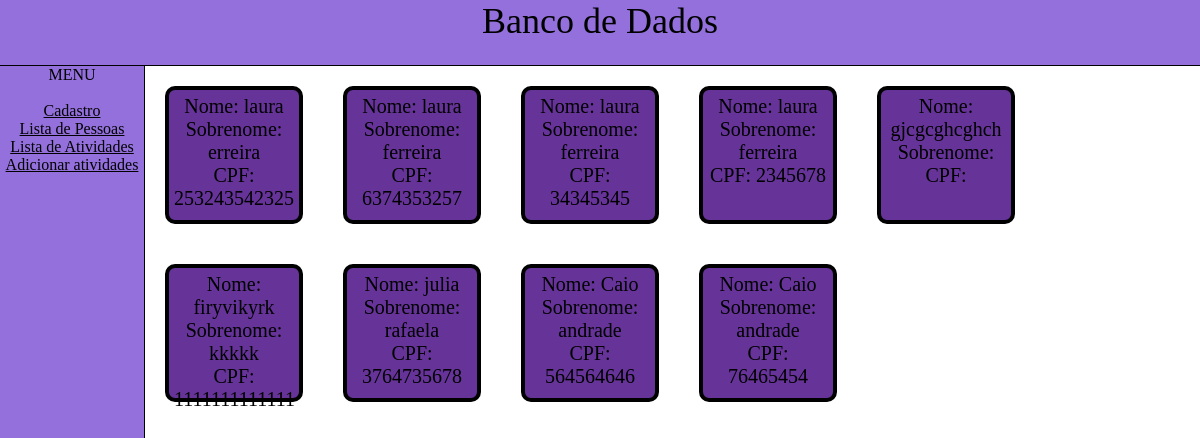
The page /pessoas on the database its author committed.
### models.py (models this page shows, shortened)
class Pessoa(Base):
    __tablename__ = 'pessoa'
    id = Column(Integer, primary_key=True)  #chave primaria (unico) integer = tipo de dado
    nome = Column(String(40), nullable=False, index=True)  #nullable tem que obrigatoriamente preencher o espaço
    sobrenome = Column(String(40), nullable=False, index=True)  # index pesquisa
    cpf = Column(String(11), nullable=False, index=True, unique=True)  # string o tamanho dele
    def serialize_pessoa(self):
        dados_user = {
            "id_user": self.id,
            "nome": self.nome,
            "sobrenome": self.sobrenome,
            "cpf": self.cpf
        }
        return dados_user

### app.py (the view)
@app.route('/pessoas')
def pessoas():
    sql_pessoas = select(Pessoa)
    resultado_pessoas = db_session.execute(sql_pessoas).scalars().all()
    lista_pessoas = []
    for n in resultado_pessoas:
        lista_pessoas.append(n.serialize_pessoa())
        print(lista_pessoas[-1])
    return render_template("lista_pessoas.html",
                           lista_de_pessoas=lista_pessoas)

### templates/lista_pessoas.html
{% extends 'base.html' %}
{% block conteudo %}
        {% for item in lista_de_pessoas %}
            <div class="p1">
                <p>Nome: {{item.nome}}<br>
                Sobrenome: {{item.sobrenome}}<br>
                CPF: {{item.cpf}}</p>
            </div>
        {% endfor%}
{% endblock conteudo %}

### templates/base.html (shortened to what this page needs)
<!DOCTYPE html>
<html lang="pt-BR">
<head>
    <Link rel="stylesheet" href="/static/estrutura.css">
</head>
<body>
<div class="container">
    <header>
        <p>Banco de Dados</p>
    </header>
    <nav>
        <p>MENU</p>
        <br>
        <ul>
            <li><a href="{{ url_for('nova_pessoa') }}">Cadastro</a></li>
            <li><a href="{{ url_for('pessoas') }}">Lista de Pessoas</a></li>
            <li><a href="{{ url_for('lista_atividades') }}">Lista de Atividades</a></li>
            <li><a href="{{ url_for('nova_atividade') }}">Adicionar atividades</a></li>
        </ul>
    </nav>
    <main>
        {% block conteudo %}
        {% endblock conteudo %}
    </main>
</div>
</body>
</html>

### static/estrutura.css (style rules this page uses)
* { margin: 0; padding: 0; }
.container { display: block; width: 100vw; height: 100vh; }
header { background-color: #9370DBFF; display: block; height: 65px; border-bottom: 1px solid; font-size: 36px; text-align: center; }
nav { background-color: #9370DBFF; display: inline-block; height: 100vh; width: 12vw; border-right: 1px solid; text-align: center; float: left; }
main { display: inline-block; width: 80vw; background-color: white; height: 100vh; font-size: 16px; text-align: center; }
a { color: black; }
a { display: block; }
.p1 { display: inline-block; width: 10vw; background-color: rebeccapurple; padding: 5px; text-align: center; height: 120px; margin: 20px; border-radius: 10px; float: left; font-size: 20px; border: 4px solid black; }

### rows shown on the page
Pessoa: nome "laura", sobrenome "erreira", cpf "253243542325"
Pessoa: nome "laura", sobrenome "ferreira", cpf "6374353257"
Pessoa: nome "laura", sobrenome "ferreira", cpf "34345345"
Pessoa: nome "laura", sobrenome "ferreira", cpf "2345678"
Pessoa: nome "gjcgcghcghch"
Pessoa: nome "firyvikyrk", sobrenome "kkkkk", cpf "1111111111111"
Pessoa: nome "julia", sobrenome "rafaela", cpf "3764735678"
Pessoa: nome "Caio", sobrenome "andrade", cpf "564564646"
Pessoa: nome "Caio", sobrenome "andrade", cpf "76465454"
